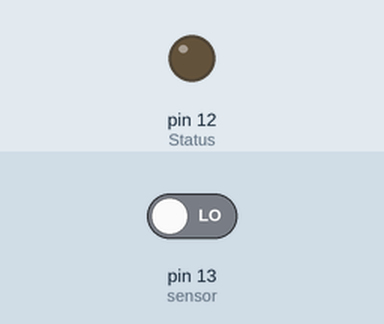
The sketch below on a simulated Arduino Uno, built with avr-gcc and run on an emulated ATmega328P. On the bench: output pins drawn as LEDs (lit = HIGH). The inputs (shaded band) are chosen by the test bench; at power-on: pin 13 (sensor) LOW.

Above: at 1.2 s.
1.3 s: pin 13 (sensor) driven HIGH
At 1.8 s:
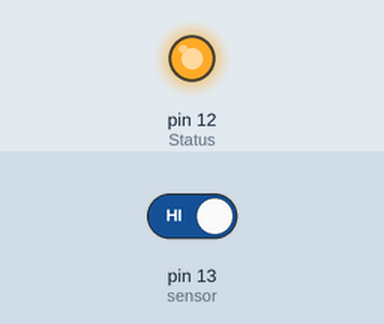
2.8 s: pin 13 (sensor) driven LOW
At 4.2 s:
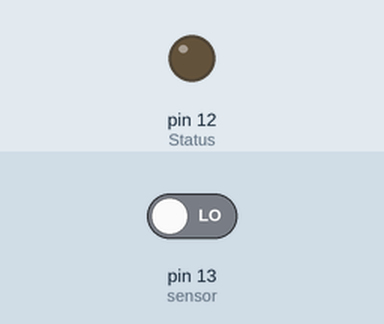
Timing chart, 0 to 5.8 s (numbered marks = the images above; inputs shaded):
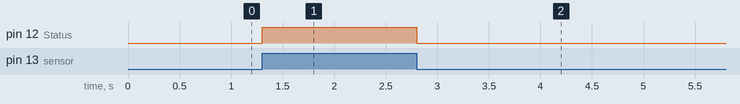

Measured:
- after the input at 1.3 s, pin 12 (Status): LOW → HIGH at once
- after the input at 2.8 s, pin 12 (Status): HIGH → LOW at once

The sketch:

PIR_CODE.ino
```cpp
int Status = 12;  // Digital pin D6 ie the led positive

int sensor = 13;  // Digital pin D7 the middle pin ie the output of the sensor
void setup() {

  pinMode(sensor, INPUT);   // declare sensor as input
  pinMode(Status, OUTPUT);  // declare LED as output
}
void loop() {

  long state = digitalRead(sensor);
    if(state == HIGH) {
      digitalWrite (Status, HIGH);
      //Serial.println("Motion detected!");
      //delay(1000);
    }
    else {
      digitalWrite (Status, LOW);
      //Serial.println("Motion absent!");
     // delay(1000);
      }
}
```
